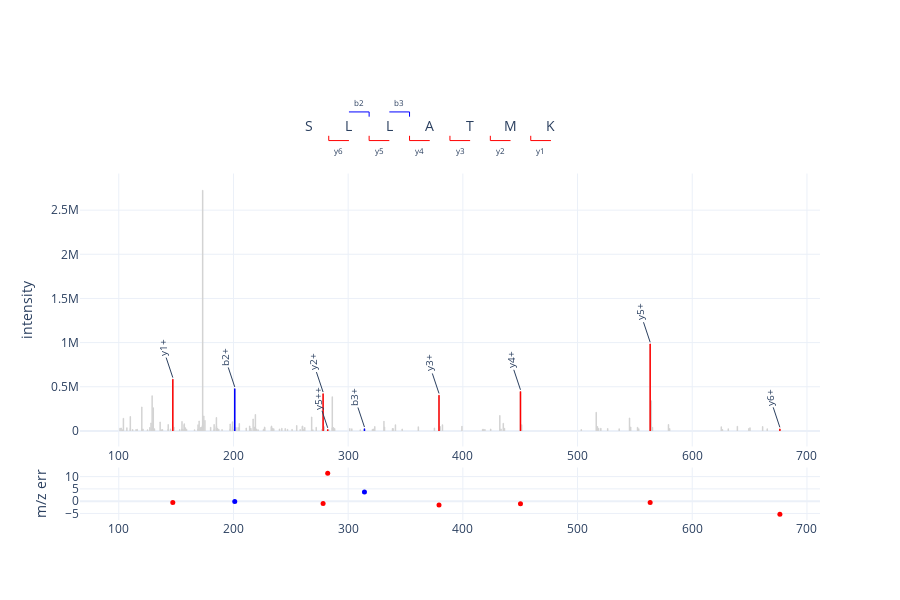

The notebook cell this image was saved under:
### Code cell
from alpharaw.viz.df_utils import make_psm_plot_for_dfs

spec_idx = plot_psm.spec_idx.values[0]
peak_mzs, peak_intens = ms_data.get_peaks(spec_idx)

plot_df = make_psm_plot_for_dfs(
    peak_mzs, peak_intens,
    plot_psm,
    plot_frag_mz_df,
    fragment_intensity_df=None,
)
psm_plotter.plot(plot_df, plot_psm.sequence[0], "", plot_unmatched_peaks=True)

### Figure 1 — Plotly figure (JSON) as saved in the notebook; plotly's stock layout.template omitted (floating-point values rounded to 4 significant figures; data arrays with more than 128 entries replaced by an {"elided": "..."} marker saying what was removed)
{"data": [{"marker": {"color": "lightgrey", "size": 1}, "mode": "markers", "name": "", "showlegend": false, "type": "scatter", "x": {"elided": "164 float values"}, "xaxis": "x2", "y": {"elided": "164 float values"}, "yaxis": "y2"}, {"hovertemplate": "<b>%{hovertext}</b><br><b>m/z:</b> %{x}<br><b>intensity:</b> %{y}", "hovertext": ["b2+", "b3+"], "marker": {"color": "blue", "size": 1}, "mode": "markers", "name": "", "showlegend": false, "type": "scatter", "x": [201.1, 314.2], "xaxis": "x2", "y": [478000.0, 24320.0], "yaxis": "y2"}, {"hovertemplate": "<b>%{hovertext}</b><br><b>m/z:</b> %{x}<br><b>intensity:</b> %{y}", "hovertext": [], "marker": {"color": "blue", "size": 1}, "mode": "markers", "name": "", "showlegend": false, "type": "scatter", "x": [], "xaxis": "x2", "y": [], "yaxis": "y2"}, {"hovertemplate": "<b>%{hovertext}</b><br><b>m/z:</b> %{x}<br><b>intensity:</b> %{y}", "hovertext": ["y6+", "y5+", "y5++", "y4+", "y3+", "y2+", "y1+"], "marker": {"color": "red", "size": 1}, "mode": "markers", "name": "", "showlegend": false, "type": "scatter", "x": [676.4, 563.3, 282.2, 450.2, 379.2, 278.2, 147.1], "xaxis": "x2", "y": [20510.0, 984500.0, 14940.0, 445700.0, 404400.0, 419800.0, 584000.0], "yaxis": "y2"}, {"hovertemplate": "<b>%{hovertext}</b><br><b>m/z:</b> %{x}<br><b>intensity:</b> %{y}", "hovertext": [], "marker": {"color": "red", "size": 1}, "mode": "markers", "name": "", "showlegend": false, "type": "scatter", "x": [], "xaxis": "x2", "y": [], "yaxis": "y2"}, {"hovertemplate": "%{hovertext}<br><b>m/z:</b> %{x}<br><b>Mass err:</b> %{y}", "hovertext": ["b2+", "b3+"], "marker": {"color": "blue", "size": 5}, "mode": "markers", "name": "blue", "showlegend": false, "type": "scatter", "x": [201.1, 314.2], "xaxis": "x3", "y": [-0.1517, 3.691], "yaxis": "y3"}, {"hovertemplate": "%{hovertext}<br><b>m/z:</b> %{x}<br><b>Mass err:</b> %{y}", "hovertext": ["y6+", "y5+", "y5++", "y4+", "y3+", "y2+", "y1+"], "marker": {"color": "red", "size": 5}, "mode": "markers", "name": "red", "showlegend": false, "type": "scatter", "x": [676.4, 563.3, 282.2, 450.2, 379.2, 278.2, 147.1], "xaxis": "x3", "y": [-5.324, -0.5417, 11.36, -1.085, -1.529, -0.9874, -0.5186], "yaxis": "y3"}, {"hoverinfo": "skip", "line": {"width": 1}, "marker": {"color": "blue"}, "mode": "lines", "showlegend": false, "type": "scatter", "x": [300.7, 318.3, 318.3], "xaxis": "x", "y": [0.6, 0.6, 0.4], "yaxis": "y"}, {"hoverinfo": "skip", "line": {"width": 1}, "marker": {"color": "blue"}, "mode": "lines", "showlegend": false, "type": "scatter", "x": [335.9, 353.5, 353.5], "xaxis": "x", "y": [0.6, 0.6, 0.4], "yaxis": "y"}, {"hoverinfo": "skip", "line": {"width": 1}, "marker": {"color": "red"}, "mode": "lines", "showlegend": false, "type": "scatter", "x": [300.7, 283.1, 283.1], "xaxis": "x", "y": [-0.6, -0.6, -0.4], "yaxis": "y"}, {"hoverinfo": "skip", "line": {"width": 1}, "marker": {"color": "red"}, "mode": "lines", "showlegend": false, "type": "scatter", "x": [335.9, 318.3, 318.3], "xaxis": "x", "y": [-0.6, -0.6, -0.4], "yaxis": "y"}, {"hoverinfo": "skip", "line": {"width": 1}, "marker": {"color": "red"}, "mode": "lines", "showlegend": false, "type": "scatter", "x": [371.1, 353.5, 353.5], "xaxis": "x", "y": [-0.6, -0.6, -0.4], "yaxis": "y"}, {"hoverinfo": "skip", "line": {"width": 1}, "marker": {"color": "red"}, "mode": "lines", "showlegend": false, "type": "scatter", "x": [406.4, 388.7, 388.7], "xaxis": "x", "y": [-0.6, -0.6, -0.4], "yaxis": "y"}, {"hoverinfo": "skip", "line": {"width": 1}, "marker": {"color": "red"}, "mode": "lines", "showlegend": false, "type": "scatter", "x": [441.6, 424.0, 424.0], "xaxis": "x", "y": [-0.6, -0.6, -0.4], "yaxis": "y"}, {"hoverinfo": "skip", "line": {"width": 1}, "marker": {"color": "red"}, "mode": "lines", "showlegend": false, "type": "scatter", "x": [476.8, 459.2, 459.2], "xaxis": "x", "y": [-0.6, -0.6, -0.4], "yaxis": "y"}], "layout": {"annotations": [{"font": {"size": 10}, "text": "y6+", "textangle": -90, "x": 676.4, "xref": "x2", "y": 40200.0, "yref": "y2"}, {"font": {"size": 10}, "text": "b2+", "textangle": -90, "x": 201.1, "xref": "x2", "y": 497700.0, "yref": "y2"}, {"font": {"size": 10}, "text": "y5+", "textangle": -90, "x": 563.3, "xref": "x2", "y": 1004000.0, "yref": "y2"}, {"font": {"size": 10}, "text": "y5++", "textangle": -90, "x": 282.2, "xref": "x2", "y": 34630.0, "yref": "y2"}, {"font": {"size": 10}, "text": "b3+", "textangle": -90, "x": 314.2, "xref": "x2", "y": 44010.0, "yref": "y2"}, {"font": {"size": 10}, "text": "y4+", "textangle": -90, "x": 450.2, "xref": "x2", "y": 465400.0, "yref": "y2"}, {"font": {"size": 10}, "text": "y3+", "textangle": -90, "x": 379.2, "xref": "x2", "y": 424000.0, "yref": "y2"}, {"font": {"size": 10}, "text": "y2+", "textangle": -90, "x": 278.2, "xref": "x2", "y": 439400.0, "yref": "y2"}, {"font": {"size": 10}, "text": "y1+", "textangle": -90, "x": 147.1, "xref": "x2", "y": 603700.0, "yref": "y2"}, {"align": "center", "font": {"size": 14}, "showarrow": false, "text": "S", "x": 265.5, "xref": "x", "y": 0, "yref": "y", "yshift": 1}, {"align": "center", "font": {"size": 14}, "showarrow": false, "text": "L", "x": 300.7, "xref": "x", "y": 0, "yref": "y", "yshift": 1}, {"align": "center", "font": {"size": 14}, "showarrow": false, "text": "L", "x": 335.9, "xref": "x", "y": 0, "yref": "y", "yshift": 1}, {"align": "center", "font": {"size": 14}, "showarrow": false, "text": "A", "x": 371.1, "xref": "x", "y": 0, "yref": "y", "yshift": 1}, {"align": "center", "font": {"size": 14}, "showarrow": false, "text": "T", "x": 406.4, "xref": "x", "y": 0, "yref": "y", "yshift": 1}, {"align": "center", "font": {"size": 14}, "showarrow": false, "text": "M", "x": 441.6, "xref": "x", "y": 0, "yref": "y", "yshift": 1}, {"align": "center", "font": {"size": 14}, "showarrow": false, "text": "K", "x": 476.8, "xref": "x", "y": 0, "yref": "y", "yshift": 1}, {"font": {"size": 8}, "showarrow": false, "text": "b2", "x": 309.5, "xref": "x", "y": 1, "yref": "y"}, {"font": {"size": 8}, "showarrow": false, "text": "b3", "x": 344.7, "xref": "x", "y": 1, "yref": "y"}, {"font": {"size": 8}, "showarrow": false, "text": "y6", "x": 291.9, "xref": "x", "y": -1, "yref": "y"}, {"font": {"size": 8}, "showarrow": false, "text": "y5", "x": 327.1, "xref": "x", "y": -1, "yref": "y"}, {"font": {"size": 8}, "showarrow": false, "text": "y4", "x": 362.3, "xref": "x", "y": -1, "yref": "y"}, {"font": {"size": 8}, "showarrow": false, "text": "y3", "x": 397.5, "xref": "x", "y": -1, "yref": "y"}, {"font": {"size": 8}, "showarrow": false, "text": "y2", "x": 432.8, "xref": "x", "y": -1, "yref": "y"}, {"font": {"size": 8}, "showarrow": false, "text": "y1", "x": 468.0, "xref": "x", "y": -1, "yref": "y"}], "height": 600, "hovermode": "x", "shapes": [{"line": {"color": "lightgrey", "width": 1.5}, "type": "line", "x0": 101.1, "x1": 101.1, "xref": "x2", "y0": 0, "y1": 30520.0, "yref": "y2"}, {"line": {"color": "lightgrey", "width": 1.5}, "type": "line", "x0": 102.1, "x1": 102.1, "xref": "x2", "y0": 0, "y1": 33910.0, "yref": "y2"}, {"line": {"color": "lightgrey", "width": 1.5}, "type": "line", "x0": 103.1, "x1": 103.1, "xref": "x2", "y0": 0, "y1": 13620.0, "yref": "y2"}, {"line": {"color": "lightgrey", "width": 1.5}, "type": "line", "x0": 104.1, "x1": 104.1, "xref": "x2", "y0": 0, "y1": 144500.0, "yref": "y2"}, {"line": {"color": "lightgrey", "width": 1.5}, "type": "line", "x0": 107.0, "x1": 107.0, "xref": "x2", "y0": 0, "y1": 36500.0, "yref": "y2"}, {"line": {"color": "lightgrey", "width": 1.5}, "type": "line", "x0": 110.1, "x1": 110.1, "xref": "x2", "y0": 0, "y1": 163400.0, "yref": "y2"}, {"line": {"color": "lightgrey", "width": 1.5}, "type": "line", "x0": 110.1, "x1": 110.1, "xref": "x2", "y0": 0, "y1": 26750.0, "yref": "y2"}, {"line": {"color": "lightgrey", "width": 1.5}, "type": "line", "x0": 112.1, "x1": 112.1, "xref": "x2", "y0": 0, "y1": 15490.0, "yref": "y2"}, {"line": {"color": "lightgrey", "width": 1.5}, "type": "line", "x0": 115.1, "x1": 115.1, "xref": "x2", "y0": 0, "y1": 14660.0, "yref": "y2"}, {"line": {"color": "lightgrey", "width": 1.5}, "type": "line", "x0": 116.1, "x1": 116.1, "xref": "x2", "y0": 0, "y1": 19250.0, "yref": "y2"}, {"line": {"color": "lightgrey", "width": 1.5}, "type": "line", "x0": 120.1, "x1": 120.1, "xref": "x2", "y0": 0, "y1": 269600.0, "yref": "y2"}, {"line": {"color": "lightgrey", "width": 1.5}, "type": "line", "x0": 120.1, "x1": 120.1, "xref": "x2", "y0": 0, "y1": 21010.0, "yref": "y2"}, {"line": {"color": "lightgrey", "width": 1.5}, "type": "line", "x0": 121.1, "x1": 121.1, "xref": "x2", "y0": 0, "y1": 21940.0, "yref": "y2"}, {"line": {"color": "lightgrey", "width": 1.5}, "type": "line", "x0": 125.1, "x1": 125.1, "xref": "x2", "y0": 0, "y1": 12180.0, "yref": "y2"}, {"line": {"color": "lightgrey", "width": 1.5}, "type": "line", "x0": 127.1, "x1": 127.1, "xref": "x2", "y0": 0, "y1": 38940.0, "yref": "y2"}, {"line": {"color": "lightgrey", "width": 1.5}, "type": "line", "x0": 128.1, "x1": 128.1, "xref": "x2", "y0": 0, "y1": 88960.0, "yref": "y2"}, {"line": {"color": "lightgrey", "width": 1.5}, "type": "line", "x0": 129.1, "x1": 129.1, "xref": "x2", "y0": 0, "y1": 16650.0, "yref": "y2"}, {"line": {"color": "lightgrey", "width": 1.5}, "type": "line", "x0": 129.1, "x1": 129.1, "xref": "x2", "y0": 0, "y1": 396600.0, "yref": "y2"}, {"line": {"color": "lightgrey", "width": 1.5}, "type": "line", "x0": 129.1, "x1": 129.1, "xref": "x2", "y0": 0, "y1": 27010.0, "yref": "y2"}, {"line": {"color": "lightgrey", "width": 1.5}, "type": "line", "x0": 130.0, "x1": 130.0, "xref": "x2", "y0": 0, "y1": 14030.0, "yref": "y2"}, {"line": {"color": "lightgrey", "width": 1.5}, "type": "line", "x0": 130.1, "x1": 130.1, "xref": "x2", "y0": 0, "y1": 55380.0, "yref": "y2"}, {"line": {"color": "lightgrey", "width": 1.5}, "type": "line", "x0": 130.1, "x1": 130.1, "xref": "x2", "y0": 0, "y1": 262100.0, "yref": "y2"}, {"line": {"color": "lightgrey", "width": 1.5}, "type": "line", "x0": 130.1, "x1": 130.1, "xref": "x2", "y0": 0, "y1": 38220.0, "yref": "y2"}, {"line": {"color": "lightgrey", "width": 1.5}, "type": "line", "x0": 131.1, "x1": 131.1, "xref": "x2", "y0": 0, "y1": 22970.0, "yref": "y2"}, {"line": {"color": "lightgrey", "width": 1.5}, "type": "line", "x0": 136.1, "x1": 136.1, "xref": "x2", "y0": 0, "y1": 100700.0, "yref": "y2"}, {"line": {"color": "lightgrey", "width": 1.5}, "type": "line", "x0": 137.1, "x1": 137.1, "xref": "x2", "y0": 0, "y1": 11740.0, "yref": "y2"}, {"line": {"color": "lightgrey", "width": 1.5}, "type": "line", "x0": 138.1, "x1": 138.1, "xref": "x2", "y0": 0, "y1": 15400.0, "yref": "y2"}, {"line": {"color": "lightgrey", "width": 1.5}, "type": "line", "x0": 143.1, "x1": 143.1, "xref": "x2", "y0": 0, "y1": 19160.0, "yref": "y2"}, {"line": {"color": "lightgrey", "width": 1.5}, "type": "line", "x0": 143.1, "x1": 143.1, "xref": "x2", "y0": 0, "y1": 71600.0, "yref": "y2"}, {"line": {"color": "lightgrey", "width": 1.5}, "type": "line", "x0": 145.1, "x1": 145.1, "xref": "x2", "y0": 0, "y1": 20570.0, "yref": "y2"}, {"line": {"color": "lightgrey", "width": 1.5}, "type": "line", "x0": 147.1, "x1": 147.1, "xref": "x2", "y0": 0, "y1": 584000.0, "yref": "y2"}, {"line": {"color": "lightgrey", "width": 1.5}, "type": "line", "x0": 148.1, "x1": 148.1, "xref": "x2", "y0": 0, "y1": 42040.0, "yref": "y2"}, {"line": {"color": "lightgrey", "width": 1.5}, "type": "line", "x0": 153.1, "x1": 153.1, "xref": "x2", "y0": 0, "y1": 16210.0, "yref": "y2"}, {"line": {"color": "lightgrey", "width": 1.5}, "type": "line", "x0": 155.1, "x1": 155.1, "xref": "x2", "y0": 0, "y1": 21800.0, "yref": "y2"}, {"line": {"color": "lightgrey", "width": 1.5}, "type": "line", "x0": 155.1, "x1": 155.1, "xref": "x2", "y0": 0, "y1": 106000.0, "yref": "y2"}, {"line": {"color": "lightgrey", "width": 1.5}, "type": "line", "x0": 156.1, "x1": 156.1, "xref": "x2", "y0": 0, "y1": 15780.0, "yref": "y2"}, {"line": {"color": "lightgrey", "width": 1.5}, "type": "line", "x0": 157.1, "x1": 157.1, "xref": "x2", "y0": 0, "y1": 68640.0, "yref": "y2"}, {"line": {"color": "lightgrey", "width": 1.5}, "type": "line", "x0": 157.1, "x1": 157.1, "xref": "x2", "y0": 0, "y1": 80940.0, "yref": "y2"}, {"line": {"color": "lightgrey", "width": 1.5}, "type": "line", "x0": 158.1, "x1": 158.1, "xref": "x2", "y0": 0, "y1": 34750.0, "yref": "y2"}, {"line": {"color": "lightgrey", "width": 1.5}, "type": "line", "x0": 159.1, "x1": 159.1, "xref": "x2", "y0": 0, "y1": 17300.0, "yref": "y2"}, {"line": {"color": "lightgrey", "width": 1.5}, "type": "line", "x0": 166.1, "x1": 166.1, "xref": "x2", "y0": 0, "y1": 13130.0, "yref": "y2"}, {"line": {"color": "lightgrey", "width": 1.5}, "type": "line", "x0": 169.1, "x1": 169.1, "xref": "x2", "y0": 0, "y1": 20820.0, "yref": "y2"}, {"line": {"color": "lightgrey", "width": 1.5}, "type": "line", "x0": 169.1, "x1": 169.1, "xref": "x2", "y0": 0, "y1": 70180.0, "yref": "y2"}, {"line": {"color": "lightgrey", "width": 1.5}, "type": "line", "x0": 170.1, "x1": 170.1, "xref": "x2", "y0": 0, "y1": 111200.0, "yref": "y2"}, {"line": {"color": "lightgrey", "width": 1.5}, "type": "line", "x0": 171.1, "x1": 171.1, "xref": "x2", "y0": 0, "y1": 16980.0, "yref": "y2"}, {"line": {"color": "lightgrey", "width": 1.5}, "type": "line", "x0": 171.1, "x1": 171.1, "xref": "x2", "y0": 0, "y1": 39390.0, "yref": "y2"}, {"line": {"color": "lightgrey", "width": 1.5}, "type": "line", "x0": 172.1, "x1": 172.1, "xref": "x2", "y0": 0, "y1": 44270.0, "yref": "y2"}, {"line": {"color": "lightgrey", "width": 1.5}, "type": "line", "x0": 173.1, "x1": 173.1, "xref": "x2", "y0": 0, "y1": 68020.0, "yref": "y2"}, {"line": {"color": "lightgrey", "width": 1.5}, "type": "line", "x0": 173.1, "x1": 173.1, "xref": "x2", "y0": 0, "y1": 2726695, "yref": "y2"}, {"line": {"color": "lightgrey", "width": 1.5}, "type": "line", "x0": 174.1, "x1": 174.1, "xref": "x2", "y0": 0, "y1": 169588, "yref": "y2"}, {"line": {"color": "lightgrey", "width": 1.5}, "type": "line", "x0": 175.1, "x1": 175.1, "xref": "x2", "y0": 0, "y1": 116300.0, "yref": "y2"}, {"line": {"color": "lightgrey", "width": 1.5}, "type": "line", "x0": 180.1, "x1": 180.1, "xref": "x2", "y0": 0, "y1": 39800.0, "yref": "y2"}, {"line": {"color": "lightgrey", "width": 1.5}, "type": "line", "x0": 183.1, "x1": 183.1, "xref": "x2", "y0": 0, "y1": 15250.0, "yref": "y2"}, {"line": {"color": "lightgrey", "width": 1.5}, "type": "line", "x0": 183.1, "x1": 183.1, "xref": "x2", "y0": 0, "y1": 72380.0, "yref": "y2"}, {"line": {"color": "lightgrey", "width": 1.5}, "type": "line", "x0": 185.1, "x1": 185.1, "xref": "x2", "y0": 0, "y1": 34740.0, "yref": "y2"}, {"line": {"color": "lightgrey", "width": 1.5}, "type": "line", "x0": 185.1, "x1": 185.1, "xref": "x2", "y0": 0, "y1": 150600.0, "yref": "y2"}, {"line": {"color": "lightgrey", "width": 1.5}, "type": "line", "x0": 185.2, "x1": 185.2, "xref": "x2", "y0": 0, "y1": 51880.0, "yref": "y2"}, {"line": {"color": "lightgrey", "width": 1.5}, "type": "line", "x0": 186.1, "x1": 186.1, "xref": "x2", "y0": 0, "y1": 27280.0, "yref": "y2"}, {"line": {"color": "lightgrey", "width": 1.5}, "type": "line", "x0": 187.1, "x1": 187.1, "xref": "x2", "y0": 0, "y1": 19260.0, "yref": "y2"}, {"line": {"color": "lightgrey", "width": 1.5}, "type": "line", "x0": 190.1, "x1": 190.1, "xref": "x2", "y0": 0, "y1": 16810.0, "yref": "y2"}, {"line": {"color": "lightgrey", "width": 1.5}, "type": "line", "x0": 197.1, "x1": 197.1, "xref": "x2", "y0": 0, "y1": 21280.0, "yref": "y2"}, {"line": {"color": "lightgrey", "width": 1.5}, "type": "line", "x0": 197.1, "x1": 197.1, "xref": "x2", "y0": 0, "y1": 77380.0, "yref": "y2"}, {"line": {"color": "lightgrey", "width": 1.5}, "type": "line", "x0": 199.1, "x1": 199.1, "xref": "x2", "y0": 0, "y1": 51010.0, "yref": "y2"}, {"line": {"color": "lightgrey", "width": 1.5}, "type": "line", "x0": 199.2, "x1": 199.2, "xref": "x2", "y0": 0, "y1": 103300.0, "yref": "y2"}, {"line": {"color": "lightgrey", "width": 1.5}, "type": "line", "x0": 200.2, "x1": 200.2, "xref": "x2", "y0": 0, "y1": 14720.0, "yref": "y2"}, {"line": {"color": "lightgrey", "width": 1.5}, "type": "line", "x0": 201.1, "x1": 201.1, "xref": "x2", "y0": 0, "y1": 478000.0, "yref": "y2"}, {"line": {"color": "lightgrey", "width": 1.5}, "type": "line", "x0": 202.1, "x1": 202.1, "xref": "x2", "y0": 0, "y1": 38990.0, "yref": "y2"}, {"line": {"color": "lightgrey", "width": 1.5}, "type": "line", "x0": 204.1, "x1": 204.1, "xref": "x2", "y0": 0, "y1": 39240.0, "yref": "y2"}, {"line": {"color": "lightgrey", "width": 1.5}, "type": "line", "x0": 205.1, "x1": 205.1, "xref": "x2", "y0": 0, "y1": 83130.0, "yref": "y2"}, {"line": {"color": "lightgrey", "width": 1.5}, "type": "line", "x0": 211.1, "x1": 211.1, "xref": "x2", "y0": 0, "y1": 31780.0, "yref": "y2"}, {"line": {"color": "lightgrey", "width": 1.5}, "type": "line", "x0": 214.1, "x1": 214.1, "xref": "x2", "y0": 0, "y1": 55350.0, "yref": "y2"}, {"line": {"color": "lightgrey", "width": 1.5}, "type": "line", "x0": 214.5, "x1": 214.5, "xref": "x2", "y0": 0, "y1": 26800.0, "yref": "y2"}, {"line": {"color": "lightgrey", "width": 1.5}, "type": "line", "x0": 215.1, "x1": 215.1, "xref": "x2", "y0": 0, "y1": 12310.0, "yref": "y2"}, {"line": {"color": "lightgrey", "width": 1.5}, "type": "line", "x0": 215.1, "x1": 215.1, "xref": "x2", "y0": 0, "y1": 30420.0, "yref": "y2"}, {"line": {"color": "lightgrey", "width": 1.5}, "type": "line", "x0": 217.1, "x1": 217.1, "xref": "x2", "y0": 0, "y1": 135300.0, "yref": "y2"}, {"line": {"color": "lightgrey", "width": 1.5}, "type": "line", "x0": 218.1, "x1": 218.1, "xref": "x2", "y0": 0, "y1": 42940.0, "yref": "y2"}, {"line": {"color": "lightgrey", "width": 1.5}, "type": "line", "x0": 219.1, "x1": 219.1, "xref": "x2", "y0": 0, "y1": 186300.0, "yref": "y2"}, {"line": {"color": "lightgrey", "width": 1.5}, "type": "line", "x0": 220.1, "x1": 220.1, "xref": "x2", "y0": 0, "y1": 21200.0, "yref": "y2"}, {"line": {"color": "lightgrey", "width": 1.5}, "type": "line", "x0": 221.5, "x1": 221.5, "xref": "x2", "y0": 0, "y1": 14110.0, "yref": "y2"}, {"line": {"color": "lightgrey", "width": 1.5}, "type": "line", "x0": 226.1, "x1": 226.1, "xref": "x2", "y0": 0, "y1": 16010.0, "yref": "y2"}, {"line": {"color": "lightgrey", "width": 1.5}, "type": "line", "x0": 227.1, "x1": 227.1, "xref": "x2", "y0": 0, "y1": 29970.0, "yref": "y2"}, {"line": {"color": "lightgrey", "width": 1.5}, "type": "line", "x0": 227.2, "x1": 227.2, "xref": "x2", "y0": 0, "y1": 45200.0, "yref": "y2"}, {"line": {"color": "lightgrey", "width": 1.5}, "type": "line", "x0": 233.1, "x1": 233.1, "xref": "x2", "y0": 0, "y1": 44680.0, "yref": "y2"}, {"line": {"color": "lightgrey", "width": 1.5}, "type": "line", "x0": 233.2, "x1": 233.2, "xref": "x2", "y0": 0, "y1": 55170.0, "yref": "y2"}, {"line": {"color": "lightgrey", "width": 1.5}, "type": "line", "x0": 234.1, "x1": 234.1, "xref": "x2", "y0": 0, "y1": 29650.0, "yref": "y2"}, {"line": {"color": "lightgrey", "width": 1.5}, "type": "line", "x0": 235.1, "x1": 235.1, "xref": "x2", "y0": 0, "y1": 22800.0, "yref": "y2"}, {"line": {"color": "lightgrey", "width": 1.5}, "type": "line", "x0": 240.1, "x1": 240.1, "xref": "x2", "y0": 0, "y1": 20840.0, "yref": "y2"}, {"line": {"color": "lightgrey", "width": 1.5}, "type": "line", "x0": 242.2, "x1": 242.2, "xref": "x2", "y0": 0, "y1": 29030.0, "yref": "y2"}, {"line": {"color": "lightgrey", "width": 1.5}, "type": "line", "x0": 245.1, "x1": 245.1, "xref": "x2", "y0": 0, "y1": 25740.0, "yref": "y2"}, {"line": {"color": "lightgrey", "width": 1.5}, "type": "line", "x0": 247.1, "x1": 247.1, "xref": "x2", "y0": 0, "y1": 18620.0, "yref": "y2"}, {"line": {"color": "lightgrey", "width": 1.5}, "type": "line", "x0": 251.1, "x1": 251.1, "xref": "x2", "y0": 0, "y1": 19210.0, "yref": "y2"}, {"line": {"color": "lightgrey", "width": 1.5}, "type": "line", "x0": 255.1, "x1": 255.1, "xref": "x2", "y0": 0, "y1": 61410.0, "yref": "y2"}, {"line": {"color": "lightgrey", "width": 1.5}, "type": "line", "x0": 258.1, "x1": 258.1, "xref": "x2", "y0": 0, "y1": 17100.0, "yref": "y2"}, {"line": {"color": "lightgrey", "width": 1.5}, "type": "line", "x0": 260.1, "x1": 260.1, "xref": "x2", "y0": 0, "y1": 56670.0, "yref": "y2"}, {"line": {"color": "lightgrey", "width": 1.5}, "type": "line", "x0": 260.2, "x1": 260.2, "xref": "x2", "y0": 0, "y1": 48470.0, "yref": "y2"}, {"line": {"color": "lightgrey", "width": 1.5}, "type": "line", "x0": 261.1, "x1": 261.1, "xref": "x2", "y0": 0, "y1": 13270.0, "yref": "y2"}, {"line": {"color": "lightgrey", "width": 1.5}, "type": "line", "x0": 261.2, "x1": 261.2, "xref": "x2", "y0": 0, "y1": 13630.0, "yref": "y2"}, {"line": {"color": "lightgrey", "width": 1.5}, "type": "line", "x0": 262.1, "x1": 262.1, "xref": "x2", "y0": 0, "y1": 39420.0, "yref": "y2"}, {"line": {"color": "lightgrey", "width": 1.5}, "type": "line", "x0": 268.2, "x1": 268.2, "xref": "x2", "y0": 0, "y1": 157400.0, "yref": "y2"}, {"line": {"color": "lightgrey", "width": 1.5}, "type": "line", "x0": 269.2, "x1": 269.2, "xref": "x2", "y0": 0, "y1": 13980.0, "yref": "y2"}, {"line": {"color": "lightgrey", "width": 1.5}, "type": "line", "x0": 272.2, "x1": 272.2, "xref": "x2", "y0": 0, "y1": 39900.0, "yref": "y2"}, {"line": {"color": "lightgrey", "width": 1.5}, "type": "line", "x0": 277.1, "x1": 277.1, "xref": "x2", "y0": 0, "y1": 16780.0, "yref": "y2"}, {"line": {"color": "lightgrey", "width": 1.5}, "type": "line", "x0": 278.2, "x1": 278.2, "xref": "x2", "y0": 0, "y1": 419800.0, "yref": "y2"}, {"line": {"color": "lightgrey", "width": 1.5}, "type": "line", "x0": 279.2, "x1": 279.2, "xref": "x2", "y0": 0, "y1": 46160.0, "yref": "y2"}, {"line": {"color": "lightgrey", "width": 1.5}, "type": "line", "x0": 282.2, "x1": 282.2, "xref": "x2", "y0": 0, "y1": 14940.0, "yref": "y2"}, {"line": {"color": "lightgrey", "width": 1.5}, "type": "line", "x0": 283.1, "x1": 283.1, "xref": "x2", "y0": 0, "y1": 13760.0, "yref": "y2"}, {"line": {"color": "lightgrey", "width": 1.5}, "type": "line", "x0": 286.1, "x1": 286.1, "xref": "x2", "y0": 0, "y1": 35880.0, "yref": "y2"}, {"line": {"color": "lightgrey", "width": 1.5}, "type": "line", "x0": 286.2, "x1": 286.2, "xref": "x2", "y0": 0, "y1": 385700.0, "yref": "y2"}, {"line": {"color": "lightgrey", "width": 1.5}, "type": "line", "x0": 287.2, "x1": 287.2, "xref": "x2", "y0": 0, "y1": 38500.0, "yref": "y2"}, {"line": {"color": "lightgrey", "width": 1.5}, "type": "line", "x0": 288.2, "x1": 288.2, "xref": "x2", "y0": 0, "y1": 27740.0, "yref": "y2"}, {"line": {"color": "lightgrey", "width": 1.5}, "type": "line", "x0": 301.4, "x1": 301.4, "xref": "x2", "y0": 0, "y1": 26600.0, "yref": "y2"}, {"line": {"color": "lightgrey", "width": 1.5}, "type": "line", "x0": 303.2, "x1": 303.2, "xref": "x2", "y0": 0, "y1": 25220.0, "yref": "y2"}, {"line": {"color": "lightgrey", "width": 1.5}, "type": "line", "x0": 310.5, "x1": 310.5, "xref": "x2", "y0": 0, "y1": 13230.0, "yref": "y2"}, {"line": {"color": "lightgrey", "width": 1.5}, "type": "line", "x0": 314.2, "x1": 314.2, "xref": "x2", "y0": 0, "y1": 24320.0, "yref": "y2"}, {"line": {"color": "lightgrey", "width": 1.5}, "type": "line", "x0": 321.2, "x1": 321.2, "xref": "x2", "y0": 0, "y1": 18890.0, "yref": "y2"}, {"line": {"color": "lightgrey", "width": 1.5}, "type": "line", "x0": 322.2, "x1": 322.2, "xref": "x2", "y0": 0, "y1": 21180.0, "yref": "y2"}, {"line": {"color": "lightgrey", "width": 1.5}, "type": "line", "x0": 323.2, "x1": 323.2, "xref": "x2", "y0": 0, "y1": 49080.0, "yref": "y2"}, {"line": {"color": "lightgrey", "width": 1.5}, "type": "line", "x0": 331.2, "x1": 331.2, "xref": "x2", "y0": 0, "y1": 107800.0, "yref": "y2"}, {"line": {"color": "lightgrey", "width": 1.5}, "type": "line", "x0": 331.7, "x1": 331.7, "xref": "x2", "y0": 0, "y1": 45180.0, "yref": "y2"}, {"line": {"color": "lightgrey", "width": 1.5}, "type": "line", "x0": 338.7, "x1": 338.7, "xref": "x2", "y0": 0, "y1": 27060.0, "yref": "y2"}, {"line": {"color": "lightgrey", "width": 1.5}, "type": "line", "x0": 339.2, "x1": 339.2, "xref": "x2", "y0": 0, "y1": 27470.0, "yref": "y2"}, {"line": {"color": "lightgrey", "width": 1.5}, "type": "line", "x0": 341.2, "x1": 341.2, "xref": "x2", "y0": 0, "y1": 70550.0, "yref": "y2"}, {"line": {"color": "lightgrey", "width": 1.5}, "type": "line", "x0": 347.1, "x1": 347.1, "xref": "x2", "y0": 0, "y1": 20280.0, "yref": "y2"}, {"line": {"color": "lightgrey", "width": 1.5}, "type": "line", "x0": 361.2, "x1": 361.2, "xref": "x2", "y0": 0, "y1": 48260.0, "yref": "y2"}, {"line": {"color": "lightgrey", "width": 1.5}, "type": "line", "x0": 375.2, "x1": 375.2, "xref": "x2", "y0": 0, "y1": 33700.0, "yref": "y2"}, {"line": {"color": "lightgrey", "width": 1.5}, "type": "line", "x0": 379.2, "x1": 379.2, "xref": "x2", "y0": 0, "y1": 404400.0, "yref": "y2"}, {"line": {"color": "lightgrey", "width": 1.5}, "type": "line", "x0": 380.2, "x1": 380.2, "xref": "x2", "y0": 0, "y1": 49040.0, "yref": "y2"}, {"line": {"color": "lightgrey", "width": 1.5}, "type": "line", "x0": 382.2, "x1": 382.2, "xref": "x2", "y0": 0, "y1": 69760.0, "yref": "y2"}, {"line": {"color": "lightgrey", "width": 1.5}, "type": "line", "x0": 399.2, "x1": 399.2, "xref": "x2", "y0": 0, "y1": 51680.0, "yref": "y2"}, {"line": {"color": "lightgrey", "width": 1.5}, "type": "line", "x0": 417.2, "x1": 417.2, "xref": "x2", "y0": 0, "y1": 18390.0, "yref": "y2"}, {"line": {"color": "lightgrey", "width": 1.5}, "type": "line", "x0": 418.3, "x1": 418.3, "xref": "x2", "y0": 0, "y1": 18340.0, "yref": "y2"}, {"line": {"color": "lightgrey", "width": 1.5}, "type": "line", "x0": 419.2, "x1": 419.2, "xref": "x2", "y0": 0, "y1": 15330.0, "yref": "y2"}, {"line": {"color": "lightgrey", "width": 1.5}, "type": "line", "x0": 424.2, "x1": 424.2, "xref": "x2", "y0": 0, "y1": 21940.0, "yref": "y2"}, {"line": {"color": "lightgrey", "width": 1.5}, "type": "line", "x0": 432.2, "x1": 432.2, "xref": "x2", "y0": 0, "y1": 174200.0, "yref": "y2"}, {"line": {"color": "lightgrey", "width": 1.5}, "type": "line", "x0": 433.2, "x1": 433.2, "xref": "x2", "y0": 0, "y1": 22230.0, "yref": "y2"}, {"line": {"color": "lightgrey", "width": 1.5}, "type": "line", "x0": 435.3, "x1": 435.3, "xref": "x2", "y0": 0, "y1": 87520.0, "yref": "y2"}, {"line": {"color": "lightgrey", "width": 1.5}, "type": "line", "x0": 436.3, "x1": 436.3, "xref": "x2", "y0": 0, "y1": 29860.0, "yref": "y2"}, {"line": {"color": "lightgrey", "width": 1.5}, "type": "line", "x0": 450.2, "x1": 450.2, "xref": "x2", "y0": 0, "y1": 445700.0, "yref": "y2"}, {"line": {"color": "lightgrey", "width": 1.5}, "type": "line", "x0": 451.2, "x1": 451.2, "xref": "x2", "y0": 0, "y1": 68560.0, "yref": "y2"}, {"line": {"color": "lightgrey", "width": 1.5}, "type": "line", "x0": 503.3, "x1": 503.3, "xref": "x2", "y0": 0, "y1": 15080.0, "yref": "y2"}, {"line": {"color": "lightgrey", "width": 1.5}, "type": "line", "x0": 516.3, "x1": 516.3, "xref": "x2", "y0": 0, "y1": 209700.0, "yref": "y2"}, {"line": {"color": "lightgrey", "width": 1.5}, "type": "line", "x0": 517.3, "x1": 517.3, "xref": "x2", "y0": 0, "y1": 49090.0, "yref": "y2"}, {"line": {"color": "lightgrey", "width": 1.5}, "type": "line", "x0": 518.3, "x1": 518.3, "xref": "x2", "y0": 0, "y1": 30650.0, "yref": "y2"}, {"line": {"color": "lightgrey", "width": 1.5}, "type": "line", "x0": 520.3, "x1": 520.3, "xref": "x2", "y0": 0, "y1": 29140.0, "yref": "y2"}, {"line": {"color": "lightgrey", "width": 1.5}, "type": "line", "x0": 526.3, "x1": 526.3, "xref": "x2", "y0": 0, "y1": 27580.0, "yref": "y2"}, {"line": {"color": "lightgrey", "width": 1.5}, "type": "line", "x0": 536.3, "x1": 536.3, "xref": "x2", "y0": 0, "y1": 23960.0, "yref": "y2"}, {"line": {"color": "lightgrey", "width": 1.5}, "type": "line", "x0": 545.3, "x1": 545.3, "xref": "x2", "y0": 0, "y1": 146300.0, "yref": "y2"}, {"line": {"color": "lightgrey", "width": 1.5}, "type": "line", "x0": 546.3, "x1": 546.3, "xref": "x2", "y0": 0, "y1": 43930.0, "yref": "y2"}, {"line": {"color": "lightgrey", "width": 1.5}, "type": "line", "x0": 552.3, "x1": 552.3, "xref": "x2", "y0": 0, "y1": 41560.0, "yref": "y2"}, {"line": {"color": "lightgrey", "width": 1.5}, "type": "line", "x0": 553.3, "x1": 553.3, "xref": "x2", "y0": 0, "y1": 24840.0, "yref": "y2"}, {"line": {"color": "lightgrey", "width": 1.5}, "type": "line", "x0": 563.3, "x1": 563.3, "xref": "x2", "y0": 0, "y1": 984500.0, "yref": "y2"}, {"line": {"color": "lightgrey", "width": 1.5}, "type": "line", "x0": 564.3, "x1": 564.3, "xref": "x2", "y0": 0, "y1": 342300.0, "yref": "y2"}, {"line": {"color": "lightgrey", "width": 1.5}, "type": "line", "x0": 565.3, "x1": 565.3, "xref": "x2", "y0": 0, "y1": 41320.0, "yref": "y2"}, {"line": {"color": "lightgrey", "width": 1.5}, "type": "line", "x0": 579.3, "x1": 579.3, "xref": "x2", "y0": 0, "y1": 71360.0, "yref": "y2"}, {"line": {"color": "lightgrey", "width": 1.5}, "type": "line", "x0": 580.3, "x1": 580.3, "xref": "x2", "y0": 0, "y1": 25860.0, "yref": "y2"}, {"line": {"color": "lightgrey", "width": 1.5}, "type": "line", "x0": 625.3, "x1": 625.3, "xref": "x2", "y0": 0, "y1": 45730.0, "yref": "y2"}, {"line": {"color": "lightgrey", "width": 1.5}, "type": "line", "x0": 626.3, "x1": 626.3, "xref": "x2", "y0": 0, "y1": 15200.0, "yref": "y2"}, {"line": {"color": "lightgrey", "width": 1.5}, "type": "line", "x0": 631.4, "x1": 631.4, "xref": "x2", "y0": 0, "y1": 23390.0, "yref": "y2"}, {"line": {"color": "lightgrey", "width": 1.5}, "type": "line", "x0": 639.4, "x1": 639.4, "xref": "x2", "y0": 0, "y1": 53210.0, "yref": "y2"}, {"line": {"color": "lightgrey", "width": 1.5}, "type": "line", "x0": 649.4, "x1": 649.4, "xref": "x2", "y0": 0, "y1": 27750.0, "yref": "y2"}, {"line": {"color": "lightgrey", "width": 1.5}, "type": "line", "x0": 650.4, "x1": 650.4, "xref": "x2", "y0": 0, "y1": 36850.0, "yref": "y2"}, {"line": {"color": "lightgrey", "width": 1.5}, "type": "line", "x0": 661.4, "x1": 661.4, "xref": "x2", "y0": 0, "y1": 48560.0, "yref": "y2"}, {"line": {"color": "lightgrey", "width": 1.5}, "type": "line", "x0": 665.4, "x1": 665.4, "xref": "x2", "y0": 0, "y1": 24850.0, "yref": "y2"}, {"line": {"color": "lightgrey", "width": 1.5}, "type": "line", "x0": 676.4, "x1": 676.4, "xref": "x2", "y0": 0, "y1": 20510.0, "yref": "y2"}, {"line": {"color": "red", "width": 1.5}, "type": "line", "x0": 676.4, "x1": 676.4, "xref": "x2", "y0": 0, "y1": 20510.0, "yref": "y2"}, {"line": {"color": "blue", "width": 1.5}, "type": "line", "x0": 201.1, "x1": 201.1, "xref": "x2", "y0": 0, "y1": 478000.0, "yref": "y2"}, {"line": {"color": "red", "width": 1.5}, "type": "line", "x0": 563.3, "x1": 563.3, "xref": "x2", "y0": 0, "y1": 984500.0, "yref": "y2"}, {"line": {"color": "red", "width": 1.5}, "type": "line", "x0": 282.2, "x1": 282.2, "xref": "x2", "y0": 0, "y1": 14940.0, "yref": "y2"}, {"line": {"color": "blue", "width": 1.5}, "type": "line", "x0": 314.2, "x1": 314.2, "xref": "x2", "y0": 0, "y1": 24320.0, "yref": "y2"}, {"line": {"color": "red", "width": 1.5}, "type": "line", "x0": 450.2, "x1": 450.2, "xref": "x2", "y0": 0, "y1": 445700.0, "yref": "y2"}, {"line": {"color": "red", "width": 1.5}, "type": "line", "x0": 379.2, "x1": 379.2, "xref": "x2", "y0": 0, "y1": 404400.0, "yref": "y2"}, {"line": {"color": "red", "width": 1.5}, "type": "line", "x0": 278.2, "x1": 278.2, "xref": "x2", "y0": 0, "y1": 419800.0, "yref": "y2"}, {"line": {"color": "red", "width": 1.5}, "type": "line", "x0": 147.1, "x1": 147.1, "xref": "x2", "y0": 0, "y1": 584000.0, "yref": "y2"}], "title": {"text": "", "yanchor": "bottom"}, "xaxis": {"anchor": "y", "domain": [0, 1], "matches": "x", "visible": false}, "xaxis2": {"anchor": "y2", "domain": [0, 1], "matches": "x"}, "xaxis3": {"anchor": "y3", "domain": [0, 1], "matches": "x"}, "yaxis": {"anchor": "x", "domain": [0.875, 1], "range": [-1.1, 1.1], "title": {"text": "intensity"}, "visible": false}, "yaxis2": {"anchor": "x2", "domain": [0.175, 0.825], "title": {"text": "intensity"}}, "yaxis3": {"anchor": "x3", "domain": [0, 0.125], "title": {"text": "m/z err"}}}}
